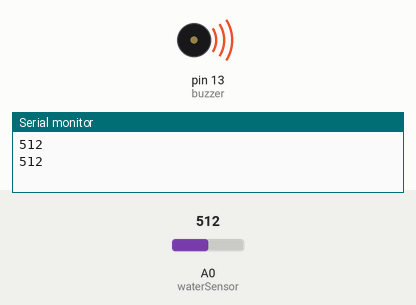
Bench run of a sketch on a simulated Arduino Uno, built with avr-gcc and run on an emulated ATmega328P. Shown: buzzer (waves = sounding, pin HIGH), the last lines printed to the serial monitor. The test bench sets the inputs (shaded band); at power-on: A0 (waterSensor) = 512.

Above: at 2.8 s.
2.9 s: A0 (waterSensor) set to 3
6.4 s: A0 (waterSensor) set to 0
At 8.4 s:
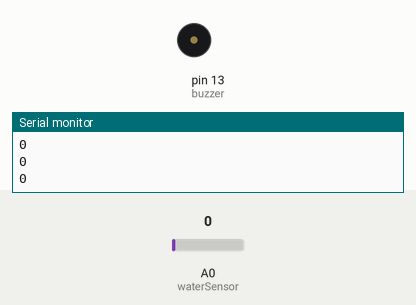
9.1 s: A0 (waterSensor) set to 122
At 9.9 s:
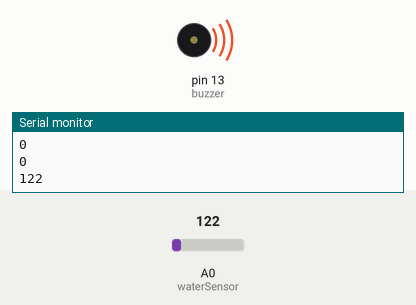
Timing chart, 0 to 21.1 s (numbered marks = the images above; inputs shaded):
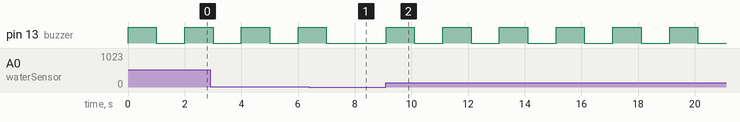

Measured:
- the behaviour switches between 2 and 1 on A0 (waterSensor) (found by bisection; images 0 and 1)
- after the input at 6.4 s, pin 13 (buzzer): goes on until 7.0 s, then stays LOW
- after the input at 9.1 s, pin 13 (buzzer): alternates HIGH for 1.0 s and LOW for 1.0 s, starting at once
- by itself, pin 13 (buzzer): alternates HIGH for 1.0 s and LOW for 1.0 s

The sketch:

rain_sensor.ino
```cpp
int buzzer = 13;
int waterSensor = A0;
int threshold = 2;
int input;
void setup ()
{
  pinMode(buzzer, OUTPUT);
  pinMode(waterSensor, INPUT);
  Serial.begin (9600);
}

void loop () {
  input = analogRead(waterSensor);
  Serial.println(input);
  if(input >= threshold)
  {
    digitalWrite(buzzer, HIGH);
    delay(1000);
    digitalWrite(buzzer, LOW);
    delay(1000);


  }
  else if(input < threshold)
  {
    digitalWrite(buzzer, LOW);
  }
}
```
